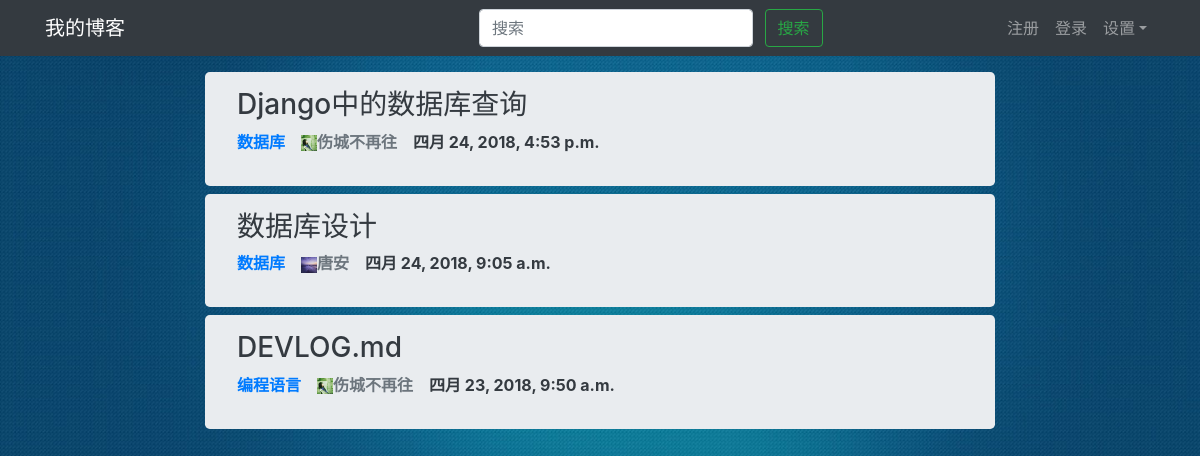
The app's page /, older data.
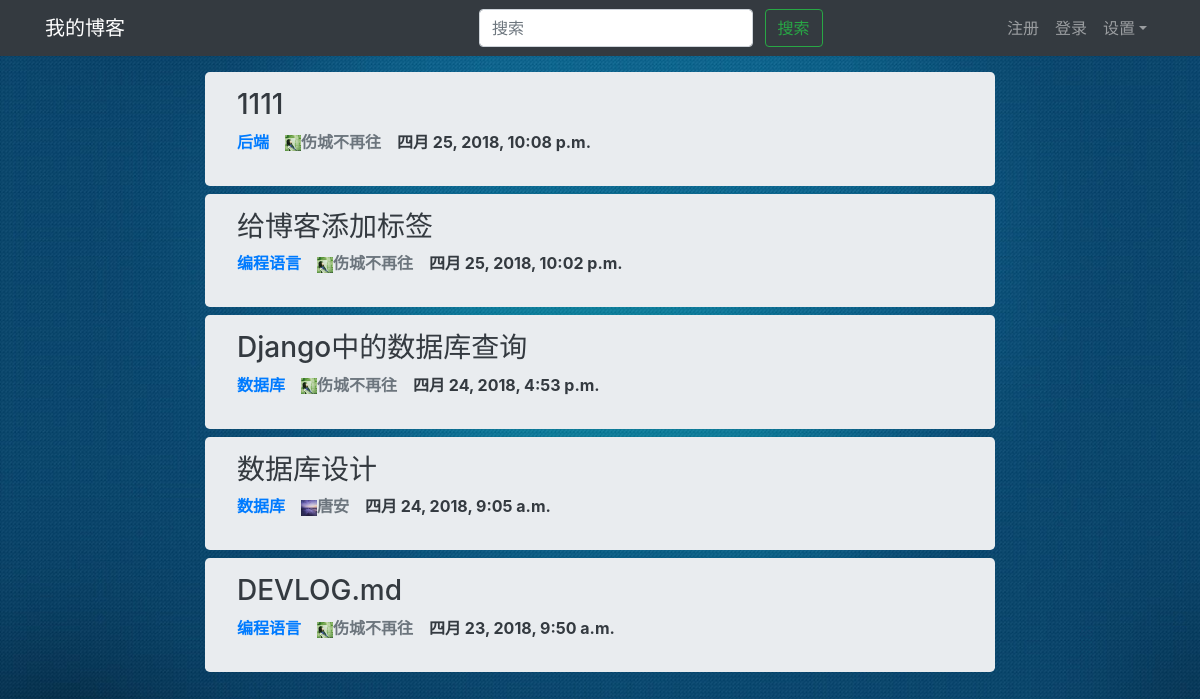
The same page, newer data.
### blog/models.py (models this page shows, shortened)
class Article(models.Model):
    title = models.CharField(max_length=100)
    body = models.TextField()
    category = models.ForeignKey(Category, on_delete=models.CASCADE)
    created_time = models.DateTimeField(auto_now_add=True)
    modified_time = models.DateTimeField(auto_now=True)
    author = models.ForeignKey(User, on_delete=models.CASCADE)
    tags = models.CharField(max_length=100)
    page_view = models.IntegerField(default=0)
    praise = models.IntegerField(default=0)
    censure = models.IntegerField(default=0)
    comments = models.IntegerField(default=0)

class Category(models.Model):
    name = models.CharField(max_length=100)
    def __str__(self):
        return self.name

### users/models.py (models this page shows)
class MyUser(AbstractUser):
    head_portrait = models.CharField(max_length=100)
    nick_name = models.CharField(max_length=20, default='')
    sex = models.IntegerField(default=2)
    bio = models.CharField(max_length=100, default='')
    following = models.IntegerField(default=0)
    followers = models.IntegerField(default=0)
    articles = models.IntegerField(default=0)
    comments = models.IntegerField(default=0)

### blog/views.py (the view)
# urls.py: path('', views.index, name="index"),
def index(request):
    articles = Article.objects.all().order_by('-created_time')
    context = {'articles': articles}
    return render(request, 'blog/index.html', context)

### blog/templates/blog/index.html
{% extends 'blog/base.html' %}
{% load i18n %}
{% load static %}
{% block content %}
<div class="row">
    <div class="col-md-2">
    </div>
    <div class="col-md-8">
        {% for article in articles %}
            <div class="jumbotron jumbotron-articles">
                <h3><a href="{% url 'blog:article_details' article.id %}" class="a-text a-hover">{{ article.title }}</a></h3>
                <dl class="list-articles">
                    <dt><a class="a-hover" href="#">{{ article.category }}</a></dt>
                    <dt><a class="text-secondary a-hover" href="#"><img class="list-article-image" src="{{ article.author.head_portrait }}">{{ article.author.nick_name }}</a></dt>
                    <dt><a href="#" class="text-dark a-hover">{{ article.created_time }}</a></dt>
                </dl>
            </div>
        {% endfor %}
    </div>
</div>
{% endblock content %}

### blog/templates/blog/base.html (shortened to what this page needs)
{% load i18n %}
{% load static %}
<!doctype html>
<html lang="en">
    <head>
        <link rel="stylesheet" href="{% static 'bootstrap4/css/bootstrap.min.css' %}">
        <link rel="stylesheet" href="{% static 'css/index.css' %}">
    </head>
    <body>
        <header>
            <nav class="navbar navbar-expand-sm navbar-dark bg-dark fixed-top">
            <div class="container">
                <div>
                    <a class="navbar-brand" href="{% url 'blog:index' %}">{% trans 'Myblog' %}</a>
                </div>
                <div id="navbar" class="collapse navbar-collapse justify-content-between">
                    <ul class="navbar-nav offset-md-4">
                        <li class="nav-item">
                            <form class="form-inline">
                            <small>
                            <input class="form-control mr-sm-2" type="search" placeholder="{% trans 'Search' %}" aria-label=Search">
                            <button class="btn btn-outline-success my-2 my-sm-0" type="submit">{% trans 'Search' %}</button>
                            </small>
                            </form>
                        </li>
                    </ul>
                    <ul class="navbar-nav">
                        {% if user.is_authenticated %}
                        <li class="nav-item dropdown">
                            {% if user.head_portrait %}
                            <a class="navbar-brand dropdown-toggle" href="#" id="setting" role="button" data-toggle="dropdown" aria-haspopup="true" aria-expanded="false"><img class="nav-head-image" src="{{ user.head_portrait }}"></a>
                            {% else %}
                            <a class="nav-link dropdown-toggle" href="#" id="setting" role="button" data-toggle="dropdown" aria-haspopup="true" aria-expanded="false">{{ user.username }}</a>
                            {% endif %}
                            <div class="dropdown-menu" aria-labelledby="setting">
                                <a class="dropdown-item hover-bg-primary" href="{% url 'blog:new_article' %}">{% trans 'New Blog' %}</a>
                                <div class="dropdown-divider"></div>
                                <a class="dropdown-item hover-bg-primary" href="{% url 'users:head_pic' %}">{% trans 'setting' %}</a>
                                <a class="dropdown-item dropdown-toggle hover-bg-primary" id="language" role="button" data-toggle="dropdown" aria-haspopup="true" aria-expanded="false" href="#">{% trans 'language' %}</a>
                                <div class="dropdown-menu" aria-labelledby="language">
                                    {% for language in LANGUAGES %}
                                    <a class="dropdown-item hover-bg-primary" href="{% url 'blog:change_language' language.0 %}" next={{ request.path }}>{{ language.1 }}</a>
                                    {% endfor %}
                                </div>
                                <a class="dropdown-item hover-bg-primary" href="{% url 'users:logout' %}">{% trans 'Sign out' %}</a>
                            </div>
                        </li>
                        {% else %}
                        <li><a class="nav-link" href="{% url 'users:register' %}" >{% trans 'Sign in' %}</a></li>
                        <li><a class="nav-link" href="{% url 'users:login' %}" >{% trans 'Sign up' %}</a></li>
                        <li class="nav-item dropdown">
                            <a class="nav-link dropdown-toggle" href="#" id="setting" role="button" data-toggle="dropdown" aria-haspopup="true" aria-expanded="false">{% trans 'setting' %}</a>
                        </li>
                        {% endif %}
                    </ul>
                </div>
            </div>
        </nav>
        </header>
        <main role="main">
                    {% block content %}{% endblock content %}
        </main>
    </body>
</html>

### blog/static/css/index.css (style rules this page uses)
html,body { min-height: 100%; width: 100% height: 100%; margin: 0; padding: 0; }
body { background: url("../img/bg-1.jpg") no-repeat; background-size: 100% 100%; margin-bottom: 35px; background-attachment: scroll; overflow-x: hidden; }
main { margin-top: 4rem; }
.a-text { color: #343a40; text-decoration: none; }
.jumbotron-articles { margin: 0.5rem 0; padding: 1rem 2rem; }
.list-articles { display: flex; }
.list-articles dt { margin-right: 1rem; }
.list-article-image { height: 1rem; width: 1rem; }

Row changes from the older to the newer data that the page shows:
added Article: title "1111", category "后端", author.head_portrait (picture), author.nick_name "伤城不再往", created_time "四月 25, 2018, 10:08 p.m."
added Article: title "给博客添加标签", category "编程语言", author.head_portrait (picture), author.nick_name "伤城不再往", created_time "四月 25, 2018, 10:02 p.m."
